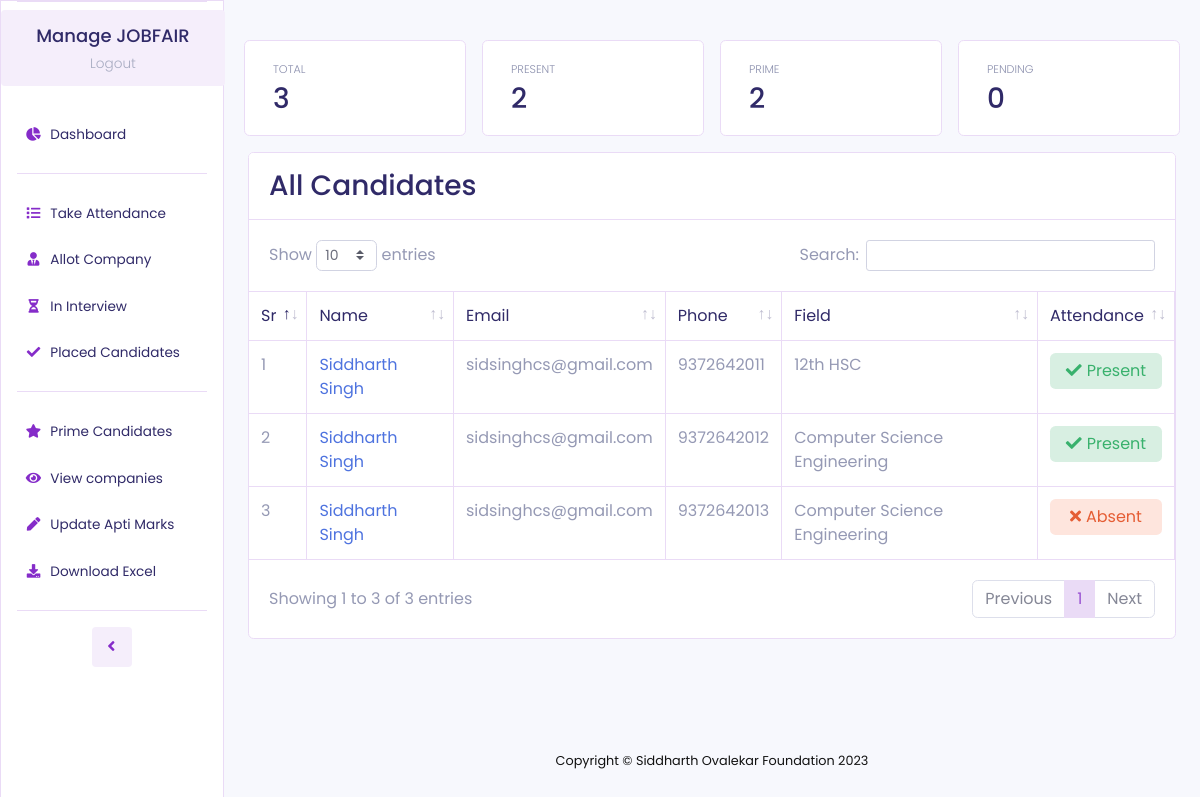
The app's page /admin/index.php (signed in), older data.
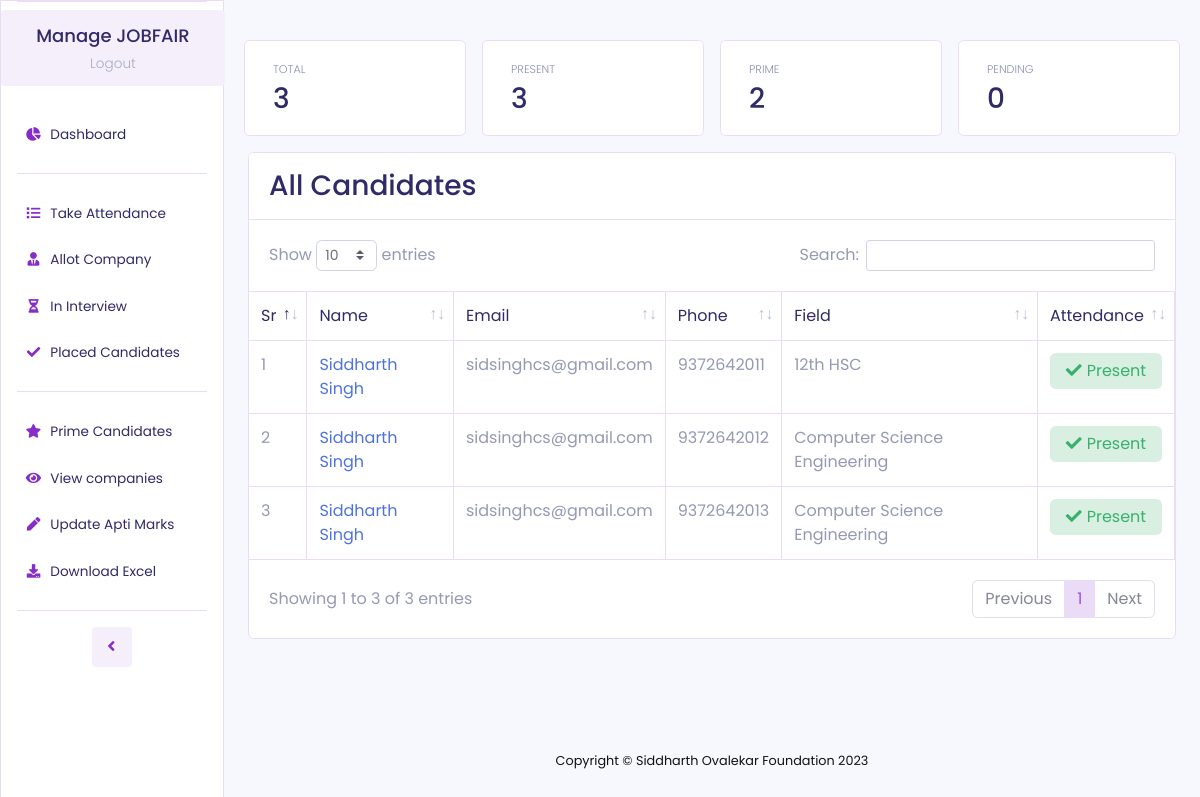
The same page, newer data.
### tables this page shows
CREATE TABLE `students` (
  `id` int(11) NOT NULL,
  `first_name` varchar(50) NOT NULL,
  `last_name` varchar(50) NOT NULL,
  `phone` varchar(50) NOT NULL,
  `email` varchar(500) NOT NULL,
  `college` varchar(250) NOT NULL,
  `category` varchar(100) NOT NULL,
  `field` varchar(300) NOT NULL,
  `tenth_marks` float NOT NULL,
  `twelfth_marks` float NOT NULL DEFAULT 0,
  `degree_marks` float NOT NULL DEFAULT 0,
  `year_of_passing` int(11) NOT NULL,
  `path` varchar(1000) NOT NULL,
  `dob` date NOT NULL,
  `attended` int(11) NOT NULL DEFAULT 0,
  `top` int(11) NOT NULL DEFAULT 0,
  `apti_marks` int(11) NOT NULL DEFAULT 0
);

### admin/index.php (the view, shortened to what the changed rows need)
<?php
  include("partial.php");
?>
<!DOCTYPE html>
<html lang="en">
<head>
    <link href="assets/vendor/fontawesome-free/css/all.min.css" rel="stylesheet" type="text/css">
    <link href="assets/vendor/datatables/dataTables.bootstrap4.min.css" rel="stylesheet">
    <link href="assets/css/sb-admin-2.min.css" rel="stylesheet">
</head>
<body id="page-top">
    <div id="wrapper">
        <?php
          $q2 = "select count(*) as count from students where attended = 1";
          $c2 = mysqli_query($conn, $q2)->fetch_assoc()["count"];
        ?>
        <div id="content-wrapper" class="d-flex flex-column">
            <div id="content">
                <div class="container-fluid mt-md-4 slide-in-blurred-bottom">
                    <div class="row">
                        <div class="col-lg-3 col-md-6 col-xs-12 py-1 py-md-2 py-lg-3">
                            <div class="card " style="padding: 20px;background-color: #fff;">
                                <div class="col mr-2 d-flex h-100" style="flex-direction: column;justify-content:end!important;">
                                    <div class="text-xs mycardsubtitle font-weight-light text-uppercase mb-1" style="color:#8c90ae">Present </div>
                                    <h3 class="m-0 font-weight-medium" style="color: #302a68;"><?php echo $c2; ?><span style="font-size:16px"></span></h3>
                                </div>
                            </div>
                        </div>
                    </div>
                    <div class="card mb-4">
                        <div class="card-body p-0">
                            <div class="table-responsive">
                                <table class="table table-bordered" id="dataTable" width="100%" cellspacing="0">
                                    <thead>
                                        <tr>
                                            <th>Sr</th>
                                            <th>Name</th>
                                            <th>Email</th>
                                            <th>Phone</th>
                                            <th>Field</th>
                                            <th>Attendance</th>
                                        </tr>
                                    </thead>
                                    <tbody>
                                    <?php
                                        $q= "select * from students";
                                        $r= mysqli_query($conn, $q);
                                        $i= 1;
                                        while($res=$r->fetch_assoc()){
                                          $btn = "";
                                          if($res["attended"] == 1){
                                              $btn = "<button status='".$res['attended']."' value='".$res['phone']."' onclick='test(this)' style='background-color: #d8efe2!important;border: none;' class='btn btn-success btn-icon-split ml-sm-0 w-100'>
                                              <span class='text' style='color: #39b16d;font-weight: 400;'><i class='fas fa-check' style='margin-right: 5px;'></i>Present</span>
                                              </button>";
                                          }
                                          else{
                                            $btn = "<button status='".$res['attended']."' value='".$res['phone']."' onclick='test(this)' style='background-color: #fee5dd!important;border: none;' class='btn btn-success btn-icon-split ml-sm-0 w-100'>
                                            <span class='text' style='color: #e55d34;font-weight: 400;'><i class='fas fa-times' style='margin-right: 5px;'></i>Absent</span>
                                        </button>";
                                          }
                                            echo "<tr>
                                                    <td>".$i."</td>
                                                    <td><a href='view.php?phone=".$res['phone']."' target='_blank'>".$res['first_name']." ".$res['last_name']."</a></td>
                                                    <td>".$res['email']."</td>
                                                    <td>".$res['phone']."</td>
                                                    <td>".$res['field']."</td>
                                                    <td>".$btn."
                                                  </td>
                                                </tr>";
                                            $i++;
                                        }
                                      ?>
                                    </tbody>
                                </table>
                            </div>
                        </div>
                    </div>
                </div>
            </div>
        </div>
    </div>
</body>
</html>

Row changes from the older to the newer data that the page shows:
changed students id 9372642013: attended "Absent" → "Present"
Text that changed along with them:
$c2: "2" → "3"
